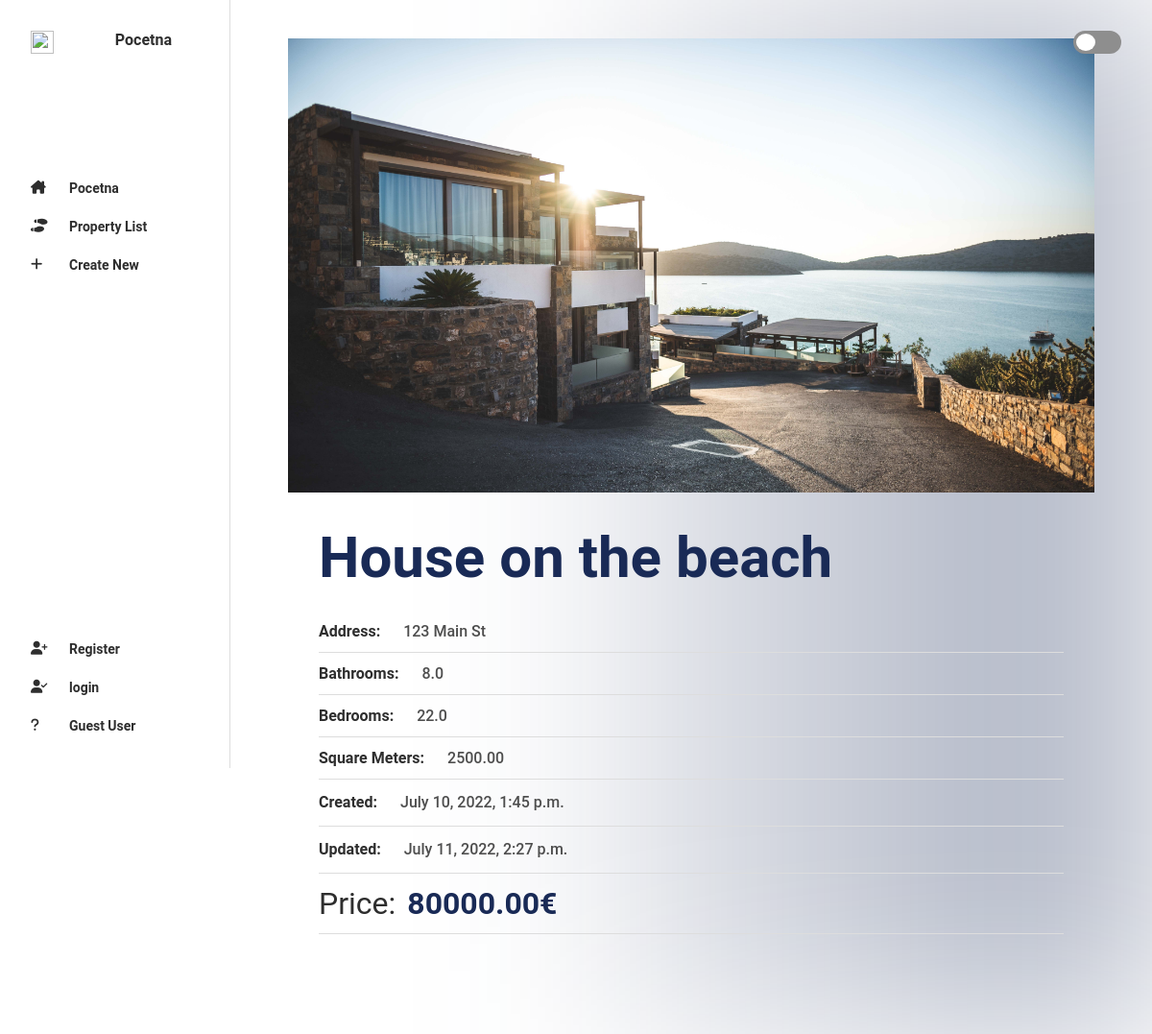
Page /2/ on the committed database.
### listings/models.py (models this page shows, shortened)
class Listing(models.Model):
    title = models.CharField(max_length=200, default='House')
    price = models.DecimalField(max_digits=10, decimal_places=2, default=40000.00, blank=True, null=True)
    address = models.CharField(max_length=200, default='123 Main St', blank=True, null=True)
    bathrooms = models.DecimalField(max_digits=3, decimal_places=1, default=2.0, blank=True, null=True)
    bedrooms = models.DecimalField(max_digits=3, decimal_places=1, default=2, blank=True, null=True)
    squares = models.DecimalField(max_digits=10, decimal_places=2, default=1000.00, blank=True, null=True)
    description = models.TextField(default='This single-family home in Austin has been upgraded with stainless steel appliances and features an open-concept layout.', blank=True, null=True)
    created = models.DateTimeField(auto_now_add=True)
    updated = models.DateTimeField(auto_now=True)
    image = models.ImageField(blank=True, null=True)

### listings/views.py (the view)
# urls.py: path('<int:id>/', views.retrieve, name='retrieve'),
def retrieve(request, id):
    listing = Listing.objects.get(pk=id)
    return render(request, 'retrieve.html', {'listing': listing})

### listings/templates/retrieve.html (shortened to what this page needs)
{% extends "base.html" %}
{% load static %}
{% block body %}
<div id="home-over" class="home-over"></div>
    <div id="card-datails" class="card-details">
        <div class="card-left">
            <div class="detail-img-cont">
                <img class="img-detail" src="{{ listing.image.url }}" alt="Shoe Image">
            </div>
        </div>
        <div class="card-right">
            <div class="card-top">
                <h2 class="details-card-header">
                    {{ listing.title }}
                </h2>
            </div>
        <div class="card-body">
            <p class="phar big mb-12"><span class="bold">Address:</span>{{ listing.address }}</p>
            <p class="phar big mb-12"><span class="bold">Bathrooms:</span>{{ listing.bathrooms }}</p>
            <p class="phar big mb-12"><span class="bold">Bedrooms:</span>{{ listing.bedrooms }}</p>
            <p class="phar big mb-12"><span class="bold">Square Meters:</span>{{ listing.squares }}</p>
            <p class="phar opis mb-12"><span class="bold">Created:</span>{{ listing.created }}</p>
            <p class="phar opis mb-12"><span class="bold">Updated:</span>{{ listing.updated }}</p>
            <div class="cena-cont"><span class="cena-span">Price:</span><span class="cena bold">{{ listing.price }}€</span></div>
        </div>
    </div>
</div>
{% endblock %}

### listings/static/css/style.css (style rules this page uses)
:root { --main: #192a56; --varnning: #fa983a; --danger: #e55039; --main-trans-01: hsla(223, 55%, 22%, .1); --main-trans-02: hsla(223, 55%, 22%, .2); --main-trans-03: hsla(223, 55%, 22%, .3); --main-trans-04: hsla(223, 55%, 22%, .4); --main-trans-05: hsla(223, 55%, 22%, .5); --header: #2e2e2e; --text: #4e4e4e; --label: #6e6e6e; --border: #8f8f8f; --dark-theme-border: #8e8e8e; --bg-light: #ddd; --space-big: 32px; --space-mid: 24px; --space-sm: 12px; --font-big: 16px; --font-mid: 14px; --font-sm: 12px; }
* { margin: 0; padding: 0; box-sizing: border-box; font-family: 'Roboto', sans-serif; text-decoration: none; list-style: none; color: var(--header); transition: .2s; }
.mb-12 { margin-bottom: var(--space-sm); }
.home-over { position: absolute; top: 0; right: 0; height: calc(100vh - 105px); height: 100%; width: 60%; margin-left: auto; background: linear-gradient(90deg, var(--main-trans-01), var(--main-trans-04)); filter: blur(100px); }
.phar { font-size: var(--font-mid); font-weight: 500; color: var(--text); }
.bold { font-weight: 700; margin-right: var(--space-mid); width: 300px; }
.card-right { padding: var(--space-big); position: relative; height: 100%; width: 60%; }
.card-top { position: relative; width: 100%; display: flex; align-items: center; justify-content: space-between; margin-bottom: var(--space-big); }
.card-body { margin: 0; padding: 0; font-size: var(--font-sm); color: var(--label); }
#card-datails { width: 100%; min-height: 100vh; border-radius: 0; display: flex; flex-direction: row; flex: 1; padding: 4vw 6vw ; background: #fff; }
#card-datails > .card-left { flex: 1; padding: var(--space-big); }
#card-datails > .card-right { flex: 1; }
#card-datails .details-card-header { font-size: 60px; color: var(--main); }
#card-datails .phar { font-size: var(--font-big); border-bottom: 1px solid var(--bg-light); padding-bottom: var(--space-sm); }
#card-datails .phar.opis { line-height: 24px; }
.cena-cont { font-size: 32px; padding-bottom: var(--space-sm); margin-bottom: var(--space-big); border-bottom: 1px solid var(--bg-light); }
.cena-span { margin-right: var(--space-sm); }
.cena { color: var(--main); }
.detail-img-cont { position: relative; display: grid; grid-template-columns: repeat(6, 1fr); }
img.img-detail { grid-column: span 6; width: 100%; }
@media (width <= 1200px) { #card-datails { flex-direction: column; padding: 40px 5vw; } }
@media (width <= 1200px) { .card-left { width: 100%; padding: 0 !important; } }
@media (width <= 1200px) { .card-right { width: 100% !important; } }

### rows in the picture
Listing: image (picture), title "House on the beach", address "123 Main St", bathrooms "8.0", bedrooms "22.0", squares "2500.00", created "July 10, 2022, 1:45 p.m.", updated "July 11, 2022, 2:27 p.m.", price "80000.00"
